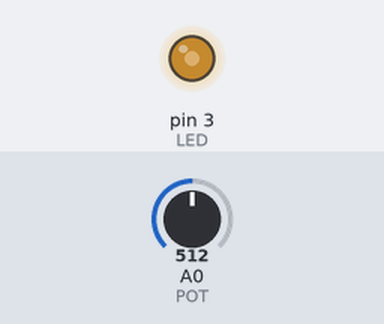
This sketch was run on a simulated Arduino Uno, built with avr-gcc and run on an emulated ATmega328P. On the bench: output pins drawn as LEDs (lit = HIGH). The inputs (shaded band) are chosen by the test bench; at power-on: A0 (POT) = 512.

Above: at 1.2 s.
1.3 s: A0 (POT) set to 716
At 2.1 s:
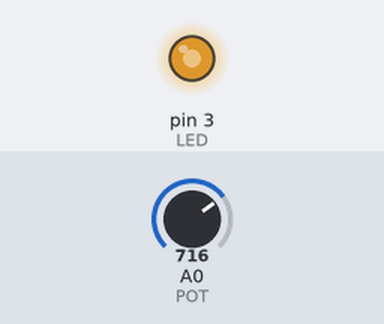
2.8 s: A0 (POT) set to 900
At 3.3 s:
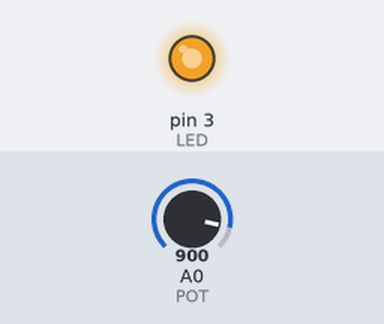
4.3 s: A0 (POT) set to 122
At 5.5 s:
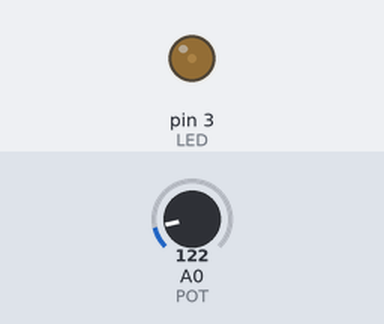
5.8 s: A0 (POT) set to 0
At 6.7 s:
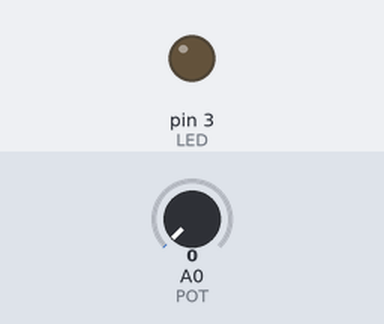
7.3 s: A0 (POT) set to 511
At 7.9 s:
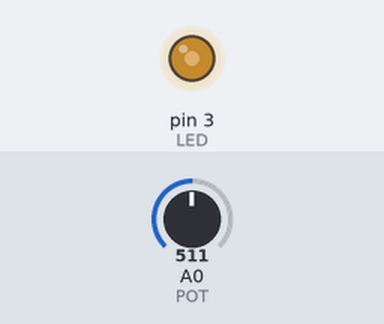
Timing chart, 0 to 9.8 s (numbered marks = the images above; inputs shaded):
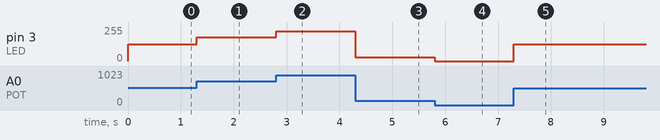

The sketch:

practica2-1.ino
```cpp
/*
   Fundacion KinaL
   Centro educativo tecnico LaboraL KinaL
   Quinto perito
   Quinto eLectronica
   Codigo Tecnico: EB5AM / EB5AV
   Curso: TaLLer de eLectronica digitaL y reparacion de computadoras I
   Proyecto: Contador
   aLumno:Christian SoLorzano
   Fecha: 2/06/2023
*/

//Directivas
#define LED  3 //LED
int POT=0; // Potenciometro
int brillo; // intensidad del led


void setup() {
  pinMode(LED,OUTPUT);
}

void loop() {

  int brillo = map(analogRead(POT),0,1023,0,255);
  analogWrite(LED,brillo);

}
```

Measured:
- after the input at 1.3 s, pin 3 (LED): 127/255 → 178/255 at once
- after the input at 2.8 s, pin 3 (LED): 178/255 → 224/255 at once
- after the input at 4.3 s, pin 3 (LED): 224/255 → 30/255 at once
- after the input at 5.8 s, pin 3 (LED): 30/255 → 0/255 at once
- after the input at 7.3 s, pin 3 (LED): 0/255 → 127/255 at once
